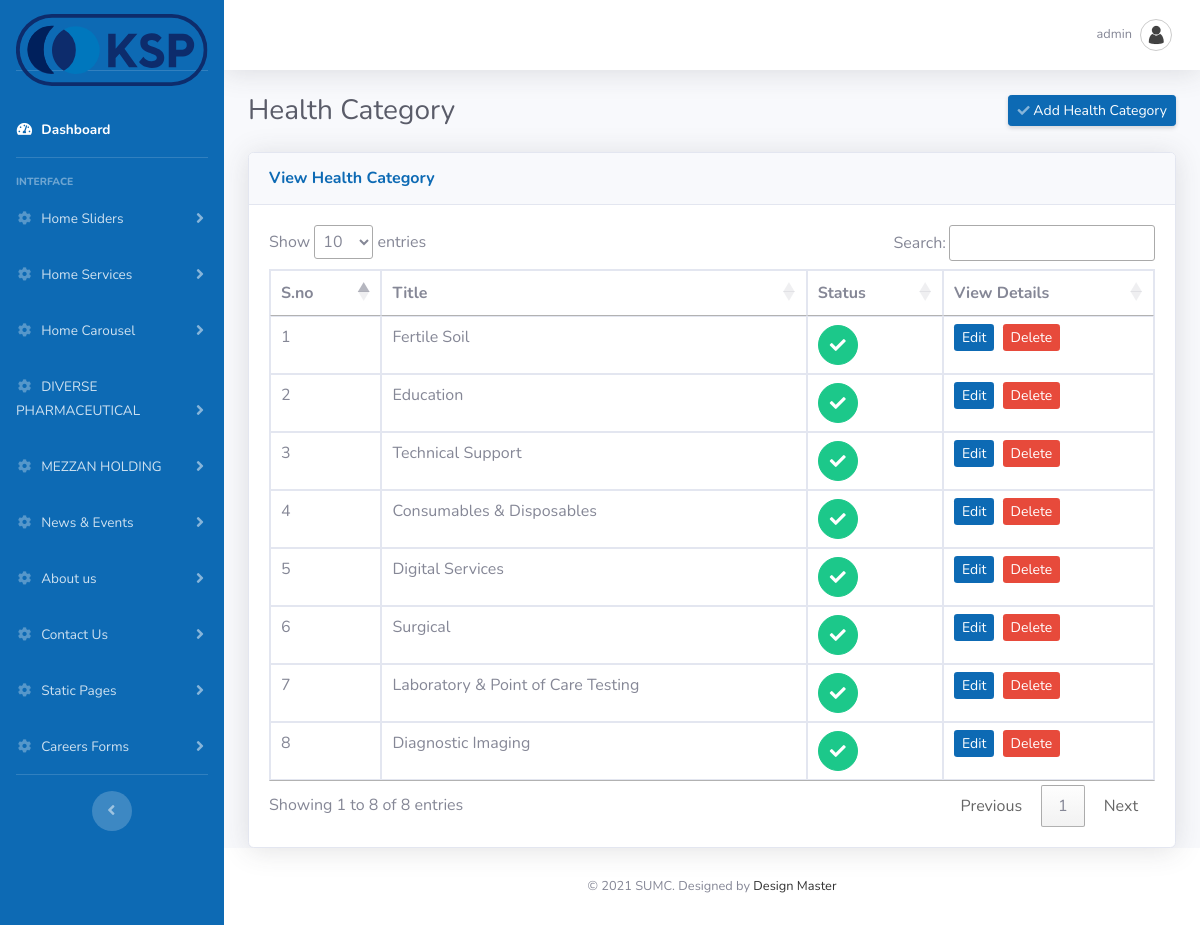
The page /admin/healthcategorylist.php (signed in) on the database its author committed.
### tables this page shows
CREATE TABLE `sumc_adminuser` (
  `id` int(11) NOT NULL,
  `username` varchar(225) NOT NULL,
  `password` varchar(225) NOT NULL,
  `email` varchar(225) NOT NULL,
  `status` int(11) NOT NULL,
  `date` datetime NOT NULL
);

CREATE TABLE `sumc_healthcategory` (
  `id` int(11) NOT NULL,
  `category_name` varchar(150) NOT NULL,
  `category_image` varchar(150) NOT NULL,
  `profile_image` varchar(150) NOT NULL,
  `description` text NOT NULL,
  `status` tinyint(4) NOT NULL,
  `created_date` date NOT NULL
);

### admin/healthcategorylist.php (the view, shortened to what this page needs)
<?php
include_once("connection.php");
?>
<!DOCTYPE html>
<html lang="en">
<head>
  <link href="vendor/fontawesome-free/css/all.min.css" rel="stylesheet" type="text/css">
  <link href="css/admin.css" rel="stylesheet">
</head>
<body id="page-top">
  <div id="wrapper">
    <?php
	include_once('header.php');
	?>
        <div class="container-fluid">
          <div class="d-sm-flex align-items-center justify-content-between mb-4">
            <h1 class="h3 mb-0 text-gray-800">Health Category</h1>
			<a href="edit_healthcategory.php" class="d-none d-sm-inline-block btn btn-sm btn-primary shadow-sm"><i class="fas fa-check fa-sm text-white-50"></i> Add Health Category</a>
          </div>
          <div class="row">
            <div class="col-lg-12 mb-12">
              <div class="card shadow mb-8">
                <div class="card-header py-3">
                  <h6 class="m-0 font-weight-bold text-primary">View Health Category</h6>
                </div>
                <div class="card-body">
                  <div class="table-responsive">
                    <table class="table table-bordered" id="example" width="100%" cellspacing="0">
                      <thead>
                        <tr>
                          <th>S.no</th>
                          <th>Title</th>
                          <th>Status</th>
                          <th>View Details</th>
                        </tr>
                      </thead>
                      <tbody>
					  <?php
					  $project_features_sql = mysqli_query($connection,"select * from  sumc_healthcategory order by id desc ");
					  if(mysqli_num_rows($project_features_sql) > 0) {
						  $i = 1;
						  while($project_features_result = mysqli_fetch_array($project_features_sql)) {
							  $id = $project_features_result['id'];
							  if($project_features_result['status'] == '1'){
									$status = '0';
									} else {
										$status = '1';
									}
							  ?>
							  <tr>
							  <td><?php echo $i; ?></td>
							  <td><?php echo $project_features_result['category_name']; ?></td>
							  <td><a class="btn btn-success btn-circle" href="#" id="status_<?php echo $project_features_result['id'] ?>&status=<?php echo $status ?>">
							  <?php if($project_features_result['status']=='0'){ ?>
											<i style="color:white !important" class="fas fa-times"></i>
										<?php } else { ?>
											<i class="fa fa-check"></i>
										<?php } ?>
										</a>
							  </td>
							  <td><a href="edit_healthcategory.php?id=<?php echo $id; ?>" class="btn-sm btn-primary">Edit</a>&nbsp;
							  <a href="#" id="delete_<?php echo $id; ?>" class="btn-sm btn-danger">Delete</a></td>
							</tr>
							  <?php
							  $i++;
						  }
					  }
					  ?>
                      </tbody>
                    </table>
                  </div>
                </div>
              </div>
            </div>
          </div>
        </div>
      </div>
<?php
include_once('footer.php');
?>
 <link href="https://cdn.datatables.net/1.10.20/css/jquery.dataTables.min.css" rel="stylesheet" type="text/css" media="all" />
<link href="https://cdn.datatables.net/select/1.3.1/css/select.dataTables.min.css" rel="stylesheet" type="text/css" media="all" />

### admin/header.php (shortened to what this page needs)
<?php
include_once("connection.php");
	if(isset($_SESSION['SESS_MEMBER_ID'])) {
	$loginid = $_SESSION['SESS_MEMBER_ID'];
	$user_query = mysqli_query($connection,"SELECT * from sumc_adminuser where id=$loginid");
	$user_res = mysqli_fetch_array($user_query);
	}
	else {
		header("Location:index.php");
	}
?>
    <link rel="stylesheet" type="text/css" href="https://cdnjs.cloudflare.com/ajax/libs/bootstrap-datepicker/1.5.0/css/bootstrap-datepicker.standalone.css" />
    <link rel="stylesheet" type="text/css" href="js/jquery.timepicker.css" />
    <link rel="stylesheet" type="text/css" href="js/jquery.ptTimeSelect.css" />
    <link rel="stylesheet" href="https://ajax.googleapis.com/ajax/libs/jqueryui/1.7.2/themes/ui-lightness/jquery-ui.css" type="text/css" media="all" />
<ul class="navbar-nav bg-gradient-secondary sidebar sidebar-dark accordion" id="accordionSidebar">
      <a class="sidebar-brand d-flex align-items-center justify-content-center" href="dashboard.php">
       <div class="sidebar-brand-text" style="padding-top:30px;">
           <img src="../images/kspic-logo.svg" height="150%" width="100%" />
	   </div>
     </a>
     <li class="nav-item active">
      <a class="nav-link" href="dashboard.php">
        <i class="fas fa-fw fa-tachometer-alt"></i>
        <span>Dashboard</span></a>
      </li>
      <hr class="sidebar-divider">
      <div class="sidebar-heading">
        Interface
      </div>
      <li class="nav-item">
        <a class="nav-link collapsed" href="#" data-toggle="collapse" data-target="#collapseOne" aria-expanded="true" aria-controls="collapseOne">
          <i class="fas fa-fw fa-cog"></i>
          <span>Home Sliders</span>
        </a>
      </li>
	  <li class="nav-item">
        <a class="nav-link collapsed" href="#" data-toggle="collapse" data-target="#collapseTwo" aria-expanded="true" aria-controls="collapseTwo">
          <i class="fas fa-fw fa-cog"></i>
          <span>Home Services</span>
        </a>
      </li>
      <li class="nav-item">
        <a class="nav-link collapsed" href="#" data-toggle="collapse" data-target="#collapseThree" aria-expanded="true" aria-controls="collapseThree">
          <i class="fas fa-fw fa-cog"></i>
          <span>Home Carousel</span>
        </a>
      </li>
<li class="nav-item">
        <a class="nav-link collapsed" href="#" data-toggle="collapse" data-target="#collapseNine" aria-expanded="true" aria-controls="collapseFour">
          <i class="fas fa-fw fa-cog"></i>
          <span>DIVERSE PHARMACEUTICAL</span>
        </a>
      </li>
      <li class="nav-item">
        <a class="nav-link collapsed" href="#" data-toggle="collapse" data-target="#collapseTen" aria-expanded="true" aria-controls="collapseten">
          <i class="fas fa-fw fa-cog"></i>
          <span>MEZZAN HOLDING</span>
        </a>
      </li>
<li class="nav-item">
        <a class="nav-link collapsed" href="#" data-toggle="collapse" data-target="#collapseFour" aria-expanded="true" aria-controls="collapseFour">
          <i class="fas fa-fw fa-cog"></i>
          <span>News & Events</span>
        </a>
      </li>
<li class="nav-item">
        <a class="nav-link collapsed" href="#" data-toggle="collapse" data-target="#collapseFive" aria-expanded="true" aria-controls="collapseFive">
          <i class="fas fa-fw fa-cog"></i>
          <span>About us</span>
        </a>
      </li>
<li class="nav-item">
        <a class="nav-link collapsed" href="#" data-toggle="collapse" data-target="#collapseEight" aria-expanded="true" aria-controls="collapseEight">
          <i class="fas fa-fw fa-cog"></i>
          <span>Contact Us</span>
        </a>
      </li>
<li class="nav-item">
        <a class="nav-link collapsed" href="#" data-toggle="collapse" data-target="#collapseSix" aria-expanded="true" aria-controls="collapseSix">
          <i class="fas fa-fw fa-cog"></i>
          <span>Static Pages</span>
        </a>
      </li>
<li class="nav-item">
        <a class="nav-link collapsed" href="#" data-toggle="collapse" data-target="#collapseSeven" aria-expanded="true" aria-controls="collapseSeven">
          <i class="fas fa-fw fa-cog"></i>
          <span>Careers Forms</span>
        </a>
      </li>
          <hr class="sidebar-divider d-none d-md-block">
          <div class="text-center d-none d-md-inline">
            <button class="rounded-circle border-0" id="sidebarToggle"></button>
          </div>
        </ul>
        <div id="content-wrapper" class="d-flex flex-column">
          <div id="content">
            <nav class="navbar navbar-expand navbar-light bg-white topbar mb-4 static-top shadow">
          <ul class="navbar-nav ml-auto">
            <li class="nav-item dropdown no-arrow">
              <a class="nav-link dropdown-toggle" href="#" id="userDropdown" role="button" data-toggle="dropdown" aria-haspopup="true" aria-expanded="false">
                <span class="mr-2 d-none d-lg-inline text-gray-600 small"><?php echo $user_res['username']; ?></span>
                <img class="img-profile rounded-circle" src="img/user.png">
              </a>
            </li>
          </ul>
        </nav>

### rows shown on the page
sumc_adminuser: username "admin"
sumc_healthcategory: category_name "Fertile Soil", status 1 (drawn)
sumc_healthcategory: category_name "Education", status 1 (drawn)
sumc_healthcategory: category_name "Technical Support", status 1 (drawn)
sumc_healthcategory: category_name "Consumables & Disposables", status 1 (drawn)
sumc_healthcategory: category_name "Digital Services", status 1 (drawn)
sumc_healthcategory: category_name "Surgical", status 1 (drawn)
sumc_healthcategory: category_name "Laboratory & Point of Care Testing", status 1 (drawn)
sumc_healthcategory: category_name "Diagnostic Imaging", status 1 (drawn)
